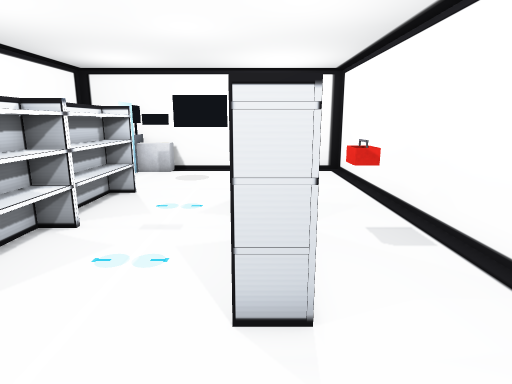
View 1 (above)

15 first-person views from a walk through a scene from a Unity 3-D project. The camera is 1.5 m above the floor, tilts 12° down and sees 75° across. The floor is counted in squares, 0.5 m on a side. Each view is taken from the middle of a square. On the plan, view 1 faces up. The plan holds only what a view shows up to about 20 squares ahead; the rest is blank. The player character is not drawn. Door leaves are left out, so doorways stand open.

View 2
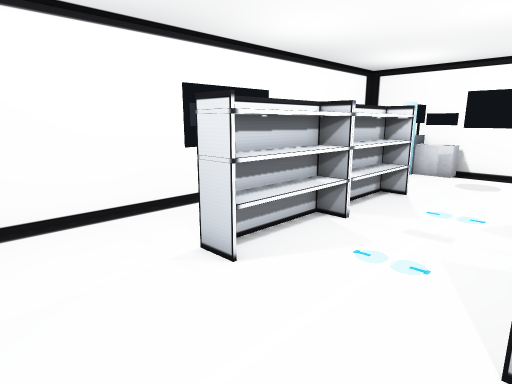

View 3
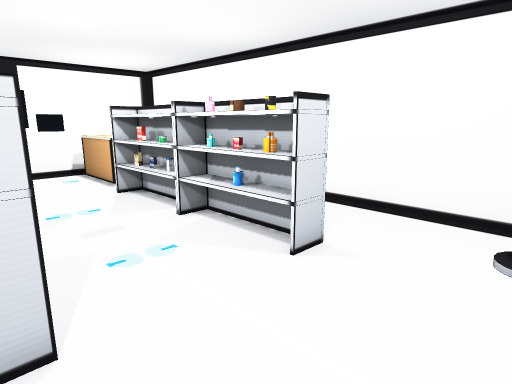

View 4
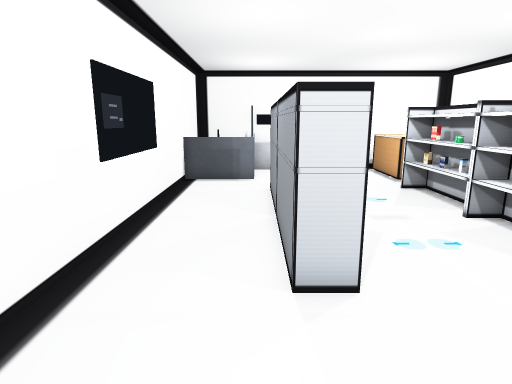

View 5
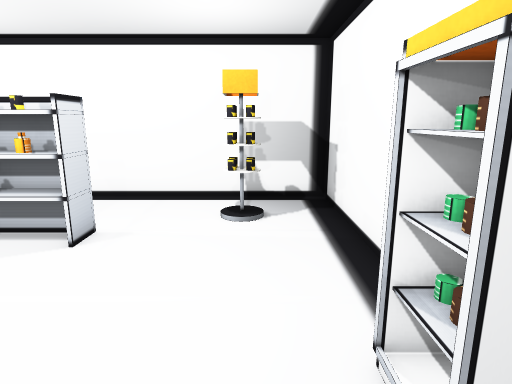

View 6
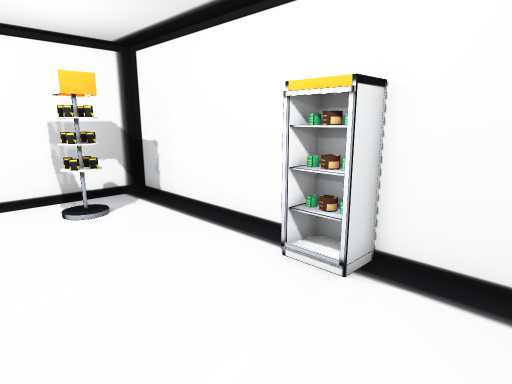

View 7
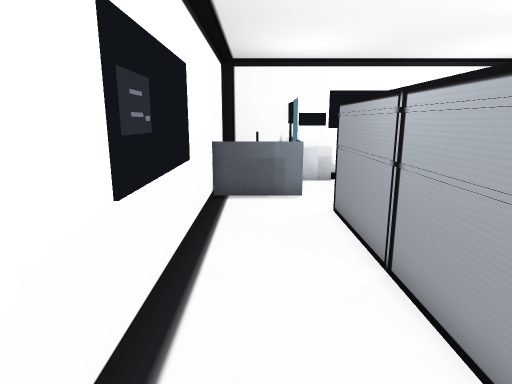

View 8
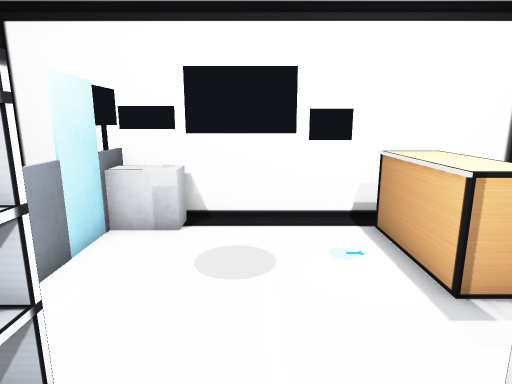

View 9
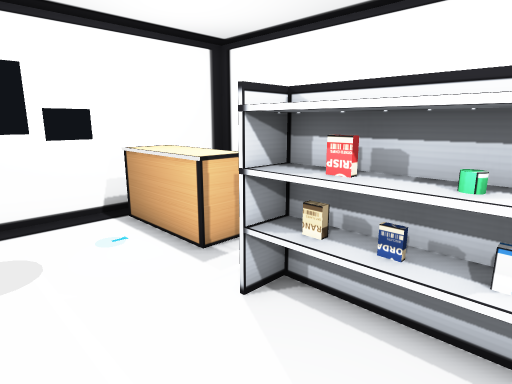

View 10
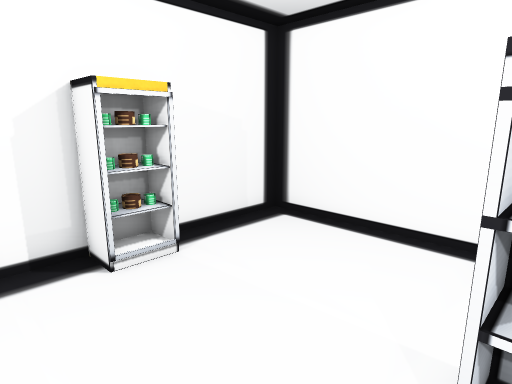

View 11
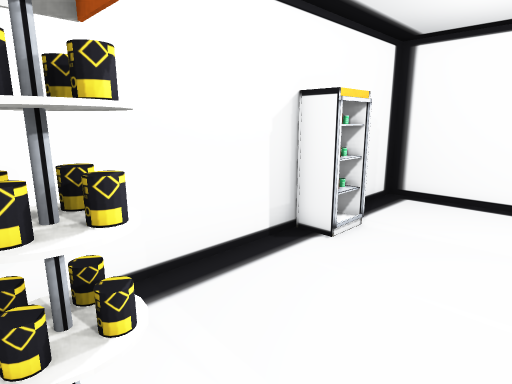

View 12
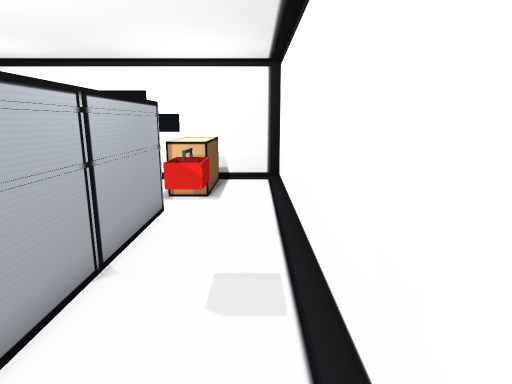

View 13
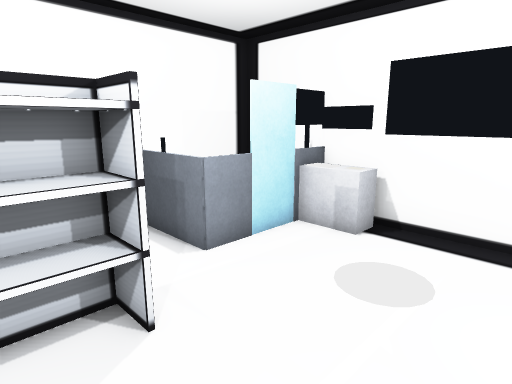

View 14
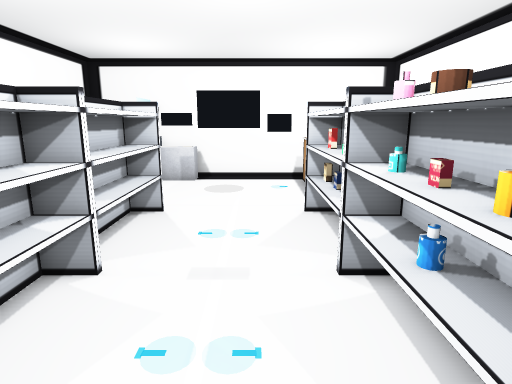

View 15
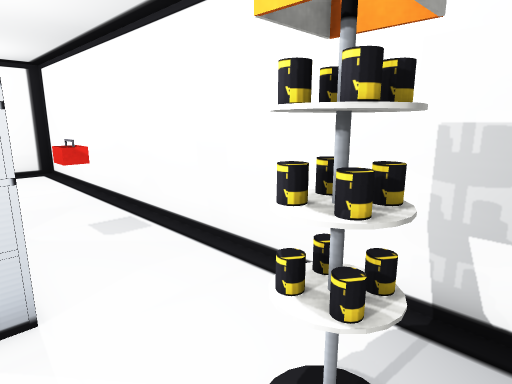

### Floor plan
Key: @ floor where view 1 was taken; # wall or solid block; . floor; D open door; O other object.
Columns run from 11 left of view 1 to 5 right of it. Each row starts with its distance up from view 1.
 21 ##########O######
 20 #   OOO....#OO..#
 19 #   O......#OO..#
 18 #   O......#OO..#
 17 #   O......#OO..#
 16 #OOOO.......OO..#
 15 #...............#
 14 #....OO....OO...#
 13 #....OO....OO...#
 12 #....OO....OO...#
 11 #....OO....OO...#
 10 #....OO....OO...#
  9 #....OO....OO.O.#
  8 #....OO....OO.O.#
  7 #....OO....OO...#
  6 #....OO....OO...#
  5 #....OO....OO...#
  4 #....O.....O....#
  3 #...............#
  2 #...............#
  1 #............OO.#
  0 #..........@.OO.#
 -1 #....#D.........#
 -2 #....###........#
 -3 #################

Where each view was taken, in squares from view 1:
view 1: 0 up, 0 right, facing up
view 2: 0 up, 0 right, facing up-left
view 3: 0 up, 6 left, facing up-right
view 4: 1 down, 7 left, facing up
view 5: 0 up, 8 left, facing right
view 6: 4 up, 9 left, facing down-right
view 7: 3 up, 9 left, facing up
view 8: 11 up, 3 left, facing up
view 9: 10 up, 4 left, facing up-right
view 10: 5 up, 2 left, facing down-left
view 11: 3 up, 3 right, facing down-left
view 12: 3 up, 4 right, facing up
view 13: 12 up, 1 left, facing up-left
view 14: 3 up, 2 left, facing up
view 15: 1 down, 0 right, facing up-right
